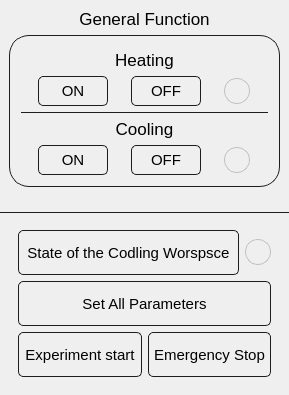
        <widget class="QWidget" name="widget_3" native="true">
         <property name="font">
          <font>
           <pointsize>11</pointsize>
          </font>
         </property>
         <property name="styleSheet">
          <string notr="true">QWidget#widget_3{
	border-right:1px solid rgb(29, 29, 29);
}
</string>
         </property>
         <layout class="QVBoxLayout" name="verticalLayout_4" stretch="30,40">
          <property name="spacing">
           <number>16</number>
          </property>
          <property name="leftMargin">
           <number>0</number>
          </property>
          <property name="topMargin">
           <number>0</number>
          </property>
          <property name="rightMargin">
           <number>0</number>
          </property>
          <property name="bottomMargin">
           <number>0</number>
          </property>
          <item>
           <widget class="QWidget" name="widget_5" native="true">
            <layout class="QVBoxLayout" name="verticalLayout_3">
             <item>
              <widget class="QLabel" name="label">
               <property name="sizePolicy">
                <sizepolicy hsizetype="Preferred" vsizetype="Fixed">
                 <horstretch>0</horstretch>
                 <verstretch>0</verstretch>
                </sizepolicy>
               </property>
               <property name="font">
                <font>
                 <pointsize>13</pointsize>
                </font>
               </property>
               <property name="text">
                <string>General Function</string>
               </property>
               <property name="alignment">
                <set>Qt::AlignCenter</set>
               </property>
              </widget>
             </item>
             <item>
              <widget class="QGroupBox" name="groupBox">
               <property name="font">
                <font>
                 <pointsize>11</pointsize>
                </font>
               </property>
               <property name="styleSheet">
                <string notr="true">QGroupBox{
	border:1px solid rgb(29, 29, 29);
	border-radius:20px;
}

QPushButton{
	border:1px solid rgb(29, 29, 29);
	border-radius:5px;
}</string>
               </property>
               <property name="title">
                <string/>
               </property>
               <layout class="QVBoxLayout" name="verticalLayout_2">
                <item>
                 <widget class="QLabel" name="label_2">
                  <property name="sizePolicy">
                   <sizepolicy hsizetype="Preferred" vsizetype="Fixed">
                    <horstretch>0</horstretch>
                    <verstretch>0</verstretch>
                   </sizepolicy>
                  </property>
                  <property name="font">
                   <font>
                    <pointsize>13</pointsize>
                   </font>
                  </property>
                  <property name="text">
                   <string>Heating</string>
                  </property>
                  <property name="alignment">
                   <set>Qt::AlignCenter</set>
                  </property>
                 </widget>
                </item>
                <item>
                 <layout class="QHBoxLayout" name="horizontalLayout_2">
                  <item>
                   <widget class="QPushButton" name="pushButton_heat_on">
                    <property name="sizePolicy">
                     <sizepolicy hsizetype="Fixed" vsizetype="Fixed">
                      <horstretch>0</horstretch>
                      <verstretch>0</verstretch>
                     </sizepolicy>
                    </property>
                    <property name="minimumSize">
                     <size>
                      <width>70</width>
                      <height>30</height>
                     </size>
                    </property>
                    <property name="font">
                     <font>
                      <pointsize>11</pointsize>
                     </font>
                    </property>
                    <property name="text">
                     <string>ON</string>
                    </property>
                   </widget>
                  </item>
                  <item>
                   <widget class="QPushButton" name="pushButton_heat_off">
                    <property name="sizePolicy">
                     <sizepolicy hsizetype="Fixed" vsizetype="Fixed">
                      <horstretch>0</horstretch>
                      <verstretch>0</verstretch>
                     </sizepolicy>
                    </property>
                    <property name="minimumSize">
                     <size>
                      <width>70</width>
                      <height>30</height>
                     </size>
                    </property>
                    <property name="font">
                     <font>
                      <pointsize>11</pointsize>
                     </font>
                    </property>
                    <property name="text">
                     <string>OFF</string>
                    </property>
                   </widget>
                  </item>
                  <item>
                   <widget class="QLabel" name="label_heat">
                    <property name="minimumSize">
                     <size>
                      <width>26</width>
                      <height>26</height>
                     </size>
                    </property>
                    <property name="maximumSize">
                     <size>
                      <width>26</width>
                      <height>26</height>
                     </size>
                    </property>
                    <property name="font">
                     <font>
                      <pointsize>11</pointsize>
                     </font>
                    </property>
                    <property name="styleSheet">
                     <string notr="true">border-radius:13px;
border:1px solid #bfbfbf;</string>
                    </property>
                    <property name="text">
                     <string/>
                    </property>
                   </widget>
                  </item>
                 </layout>
                </item>
                <item>
                 <widget class="QWidget" name="widget_4" native="true">
                  <property name="minimumSize">
                   <size>
                    <width>0</width>
                    <height>1</height>
                   </size>
                  </property>
                  <property name="maximumSize">
                   <size>
                    <width>16777215</width>
                    <height>1</height>
                   </size>
                  </property>
                  <property name="font">
                   <font>
                    <pointsize>11</pointsize>
                   </font>
                  </property>
                  <property name="styleSheet">
                   <string notr="true">background-color: rgb(29, 29, 29);</string>
                  </property>
                 </widget>
                </item>
                <item>
                 <widget class="QLabel" name="label_3">
                  <property name="sizePolicy">
                   <sizepolicy hsizetype="Preferred" vsizetype="Fixed">
                    <horstretch>0</horstretch>
                    <verstretch>0</verstretch>
                   </sizepolicy>
                  </property>
                  <property name="font">
                   <font>
                    <pointsize>13</pointsize>
                   </font>
                  </property>
                  <property name="text">
                   <string>Cooling</string>
                  </property>
                  <property name="alignment">
                   <set>Qt::AlignCenter</set>
                  </property>
                 </widget>
                </item>
                <item>
                 <layout class="QHBoxLayout" name="horizontalLayout_3">
                  <item>
                   <widget class="QPushButton" name="pushButton_cool_on">
                    <property name="sizePolicy">
                     <sizepolicy hsizetype="Fixed" vsizetype="Fixed">
                      <horstretch>0</horstretch>
                      <verstretch>0</verstretch>
                     </sizepolicy>
                    </property>
                    <property name="minimumSize">
                     <size>
                      <width>70</width>
                      <height>30</height>
                     </size>
                    </property>
                    <property name="font">
                     <font>
                      <pointsize>11</pointsize>
                     </font>
                    </property>
                    <property name="text">
                     <string>ON</string>
                    </property>
                   </widget>
                  </item>
                  <item>
                   <widget class="QPushButton" name="pushButton_cool_off">
                    <property name="sizePolicy">
                     <sizepolicy hsizetype="Fixed" vsizetype="Fixed">
                      <horstretch>0</horstretch>
                      <verstretch>0</verstretch>
                     </sizepolicy>
                    </property>
                    <property name="minimumSize">
                     <size>
                      <width>70</width>
                      <height>30</height>
                     </size>
                    </property>
                    <property name="font">
                     <font>
                      <pointsize>11</pointsize>
                     </font>
                    </property>
                    <property name="text">
                     <string>OFF</string>
                    </property>
                   </widget>
                  </item>
                  <item>
                   <widget class="QLabel" name="label_cool">
                    <property name="minimumSize">
                     <size>
                      <width>26</width>
                      <height>26</height>
                     </size>
                    </property>
                    <property name="maximumSize">
                     <size>
                      <width>26</width>
                      <height>26</height>
                     </size>
                    </property>
                    <property name="font">
                     <font>
                      <pointsize>11</pointsize>
                     </font>
                    </property>
                    <property name="styleSheet">
                     <string notr="true">border-radius:13px;
border:1px solid #bfbfbf;</string>
                    </property>
                    <property name="text">
                     <string/>
                    </property>
                   </widget>
                  </item>
                 </layout>
                </item>
               </layout>
              </widget>
             </item>
            </layout>
           </widget>
          </item>
          <item>
           <widget class="QWidget" name="widget_6" native="true">
            <property name="font">
             <font>
              <pointsize>11</pointsize>
             </font>
            </property>
            <property name="styleSheet">
             <string notr="true">QPushButton{
	border:1px solid rgb(29, 29, 29);
	border-radius:5px;
}
QWidget#widget_6{
	border-top:1px solid rgb(29, 29, 29);
}
</string>
            </property>
            <layout class="QVBoxLayout" name="verticalLayout_5">
             <property name="rightMargin">
              <number>9</number>
             </property>
             <property name="bottomMargin">
              <number>9</number>
             </property>
             <item>
              <widget class="QWidget" name="widget_8" native="true">
               <layout class="QVBoxLayout" name="verticalLayout_11">
                <item>
                 <layout class="QHBoxLayout" name="horizontalLayout_4">
                  <item>
                   <widget class="QPushButton" name="pushButton_state">
                    <property name="sizePolicy">
                     <sizepolicy hsizetype="Preferred" vsizetype="Fixed">
                      <horstretch>0</horstretch>
                      <verstretch>0</verstretch>
                     </sizepolicy>
                    </property>
                    <property name="minimumSize">
                     <size>
                      <width>0</width>
                      <height>45</height>
                     </size>
                    </property>
                    <property name="font">
                     <font>
                      <pointsize>11</pointsize>
                     </font>
                    </property>
                    <property name="text">
                     <string>  State of the Codling Worspsce  </string>
                    </property>
                   </widget>
                  </item>
                  <item>
                   <widget class="QLabel" name="label_state">
                    <property name="minimumSize">
                     <size>
                      <width>26</width>
                      <height>26</height>
                     </size>
                    </property>
                    <property name="maximumSize">
                     <size>
                      <width>26</width>
                      <height>26</height>
                     </size>
                    </property>
                    <property name="font">
                     <font>
                      <pointsize>11</pointsize>
                     </font>
                    </property>
                    <property name="styleSheet">
                     <string notr="true">border-radius:13px;
border:1px solid #bfbfbf;</string>
                    </property>
                    <property name="text">
                     <string/>
                    </property>
                   </widget>
                  </item>
                 </layout>
                </item>
                <item>
                 <widget class="QPushButton" name="pushButton_set_all">
                  <property name="minimumSize">
                   <size>
                    <width>0</width>
                    <height>45</height>
                   </size>
                  </property>
                  <property name="font">
                   <font>
                    <pointsize>11</pointsize>
                   </font>
                  </property>
                  <property name="text">
                   <string>Set All Parameters</string>
                  </property>
                 </widget>
                </item>
                <item>
                 <layout class="QHBoxLayout" name="horizontalLayout_5">
                  <item>
                   <widget class="QPushButton" name="pushButton_exp_start">
                    <property name="minimumSize">
                     <size>
                      <width>0</width>
                      <height>45</height>
                     </size>
                    </property>
                    <property name="font">
                     <font>
                      <pointsize>11</pointsize>
                     </font>
                    </property>
                    <property name="text">
                     <string> Experiment start </string>
                    </property>
                   </widget>
                  </item>
                  <item>
                   <widget class="QPushButton" name="pushButton_exp_stop">
                    <property name="minimumSize">
                     <size>
                      <width>0</width>
                      <height>45</height>
                     </size>
                    </property>
                    <property name="font">
                     <font>
                      <pointsize>11</pointsize>
                     </font>
                    </property>
                    <property name="text">
                     <string> Emergency Stop </string>
                    </property>
                   </widget>
                  </item>
                 </layout>
                </item>
               </layout>
              </widget>
             </item>
            </layout>
           </widget>
          </item>
         </layout>
        </widget>
